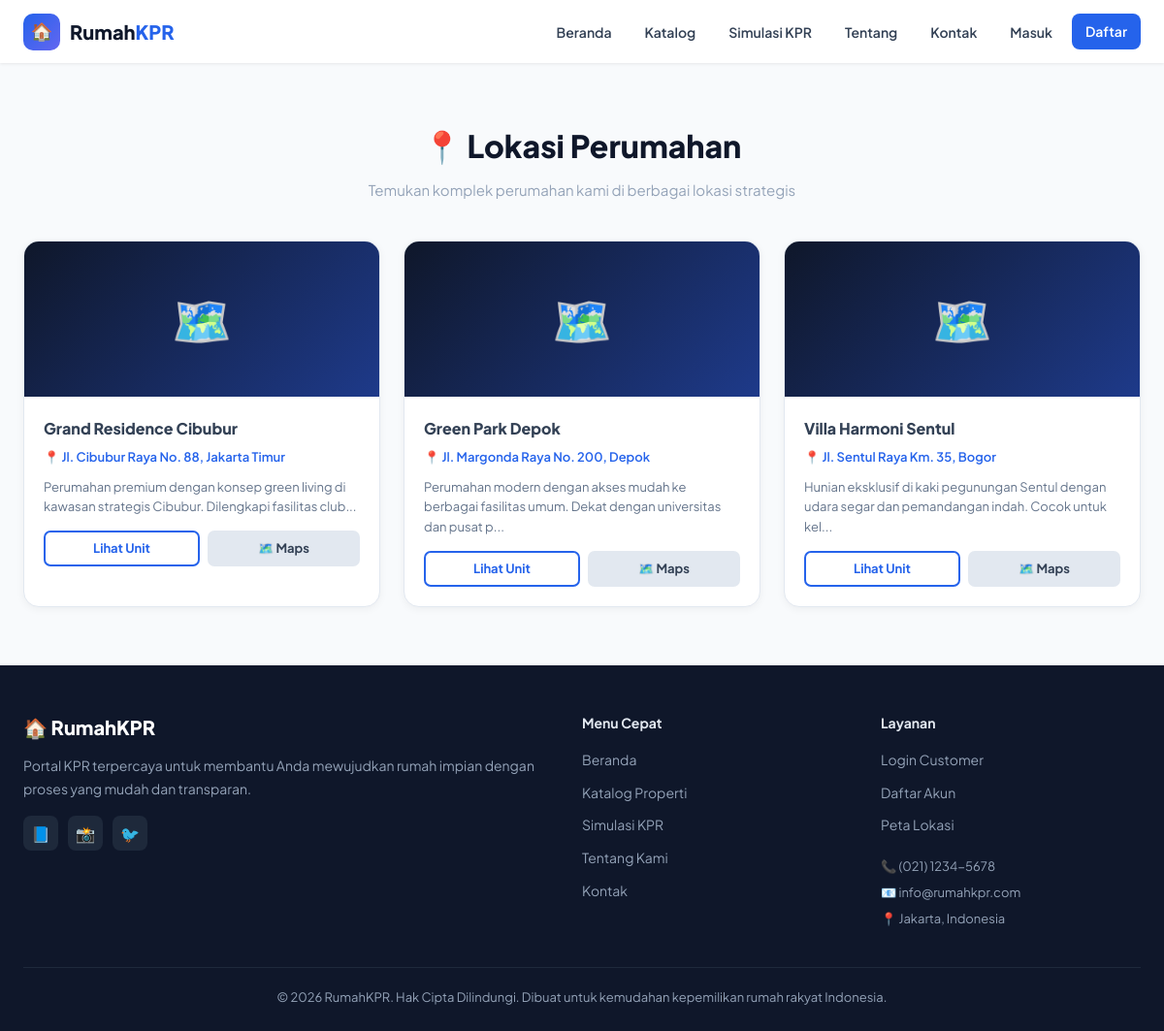
/guest/lokasi.php, run on the app's committed database.
### tables this page shows
CREATE TABLE IF NOT EXISTS `perumahan` (
  `id_perumahan` int(11) NOT NULL AUTO_INCREMENT,
  `nama_perumahan` varchar(100) DEFAULT NULL,
  `alamat` text DEFAULT NULL,
  `deskripsi` text DEFAULT NULL,
  `maps_link` text DEFAULT NULL,
  `created_at` timestamp NOT NULL DEFAULT current_timestamp(),
  PRIMARY KEY (`id_perumahan`)
);

### guest/lokasi.php (the view)
<?php $page_title='Lokasi - KPR Perumahan'; require_once '../config/koneksi.php'; require_once '../includes/header.php';
$list = $db->query("SELECT * FROM perumahan ORDER BY nama_perumahan")->fetchAll();
?>
<main class="container" style="padding:60px 24px;">
    <div style="text-align:center;margin-bottom:40px;">
        <h1 class="section-title">📍 Lokasi Perumahan</h1>
        <p class="section-sub">Temukan komplek perumahan kami di berbagai lokasi strategis</p>
    </div>
    <div style="display:grid;grid-template-columns:repeat(auto-fill,minmax(320px,1fr));gap:24px;">
        <?php foreach($list as $p): ?>
        <div style="background:#fff;border-radius:16px;overflow:hidden;border:1px solid #e2e8f0;box-shadow:0 2px 8px rgba(0,0,0,.05);">
            <div style="height:160px;background:linear-gradient(135deg,#0f172a,#1e3a8a);display:flex;align-items:center;justify-content:center;font-size:50px;">🗺️</div>
            <div style="padding:20px;">
                <h3 style="font-size:16px;font-weight:800;margin-bottom:6px;"><?= htmlspecialchars($p['nama_perumahan']) ?></h3>
                <p style="font-size:13px;color:#2563eb;font-weight:600;margin-bottom:10px;">📍 <?= htmlspecialchars($p['alamat']) ?></p>
                <p style="font-size:13px;color:#64748b;line-height:1.6;margin-bottom:14px;"><?= htmlspecialchars(substr($p['deskripsi']??'',0,100)).'...' ?></p>
                <div style="display:flex;gap:8px;">
                    <a href="katalog.php?id=<?= $p['id_perumahan'] ?>" class="btn btn-outline btn-sm" style="flex:1;justify-content:center;">Lihat Unit</a>
                    <?php if($p['maps_link']): ?>
                    <a href="<?= htmlspecialchars($p['maps_link']) ?>" target="_blank" class="btn btn-gray btn-sm" style="flex:1;justify-content:center;">🗺️ Maps</a>
                    <?php endif; ?>
                </div>
            </div>
        </div>
        <?php endforeach; ?>
    </div>
</main>
<?php require_once '../includes/footer.php'; ?>

### assets/css/style.css (style rules this page uses)
*,*::before,*::after { box-sizing:border-box;margin:0;padding:0 }
:root { --primary:#2563eb;--primary-dark:#1d4ed8;--accent:#f59e0b; --success:#10b981;--danger:#ef4444; --dark:#0f172a;--text:#334155;--muted:#94a3b8;--border:#e2e8f0; --bg:#f8fafc;--white:#ffffff; --radius:12px;--shadow:0 4px 24px rgba(0,0,0,.08); --font:'Plus Jakarta Sans',sans-serif; }
body { font-family:var(--font);background:var(--bg);color:var(--text);line-height:1.6; }
a { color:var(--primary);text-decoration:none; }
.container { max-width:1200px;margin:0 auto;padding:0 24px; }
.section-title { font-size:clamp(22px,3vw,32px);font-weight:800;color:var(--dark);margin-bottom:8px; }
.section-sub { color:var(--muted);font-size:15px;margin-bottom:36px; }
.btn { display:inline-flex;align-items:center;gap:7px;padding:10px 20px;border-radius:9px;font-family:var(--font);font-size:14px;font-weight:700;cursor:pointer;border:none;text-decoration:none;transition:.2s;white-space:nowrap; }
.btn-sm { padding:6px 14px;font-size:13px;border-radius:7px; }
.btn-outline { background:transparent;border:2px solid var(--primary);color:var(--primary); }
.btn-gray { background:#e2e8f0;color:var(--text); }

### data on the page
perumahan: nama_perumahan "Grand Residence Cibubur", alamat "Jl. Cibubur Raya No. 88, Jakarta Timur", deskripsi "Perumahan premium dengan konsep green living di kawasan strategis Cibubur. Dilengkapi fasilitas club"
perumahan: nama_perumahan "Green Park Depok", alamat "Jl. Margonda Raya No. 200, Depok", deskripsi "Perumahan modern dengan akses mudah ke berbagai fasilitas umum. Dekat dengan universitas dan pusat p"
perumahan: nama_perumahan "Villa Harmoni Sentul", alamat "Jl. Sentul Raya Km. 35, Bogor", deskripsi "Hunian eksklusif di kaki pegunungan Sentul dengan udara segar dan pemandangan indah. Cocok untuk kel"
